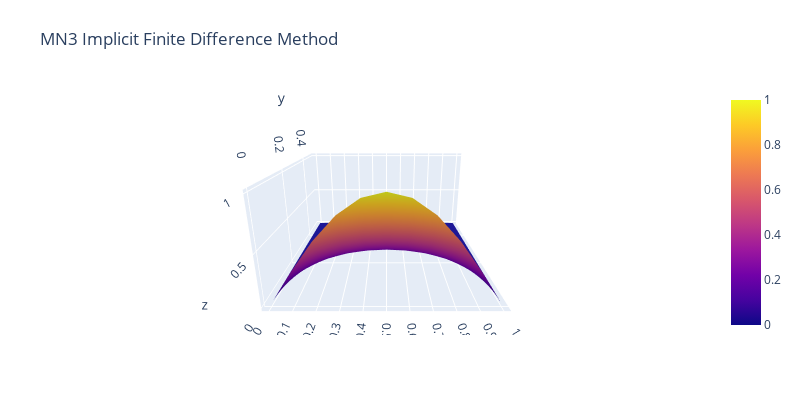

This figure's notebook cell:
### Code cell
x = LinRange(a, b, xn+1)
y = LinRange(t_min, t_max, tn+1)
Z = vector_de_vectores = [vec(S[i, :]) for i in 1:size(S, 1)]
layout = Layout(
    title="MN3 Implicit Finite Difference Method",
    autosize=false,
    width=800,
    height=400,
    margin=attr(l=65, r=50, b=65, t=90),
    scene=attr(
            xaxis_nticks=20,
            zaxis_nticks=4,
            camera_eye=attr(x=0, y=-1.5, z=0.5),
            aspectratio=attr(x=1, y=1, z=0.5)
        )
)
Plot(surface(x=x, y=y, z=Z), layout)

### Figure 1 — Plotly figure (JSON) as saved in the notebook; plotly's stock layout.template omitted (floating-point values rounded to 4 significant figures; data arrays with more than 128 entries replaced by an {"elided": "..."} marker saying what was removed)
{"data": [{"type": "surface", "x": [0, 0.1, 0.2, 0.3, 0.4, 0.5, 0.6, 0.7, 0.8, 0.9, 1], "y": [0, 0.01, 0.02, 0.03, 0.04, 0.05, 0.06, 0.07, 0.08, 0.09, 0.1, 0.11, 0.12, 0.13, 0.14, 0.15, 0.16, 0.17, 0.18, 0.19, 0.2, 0.21, 0.22, 0.23, 0.24, 0.25, 0.26, 0.27, 0.28, 0.29, 0.3, 0.31, 0.32, 0.33, 0.34, 0.35, 0.36, 0.37, 0.38, 0.39, 0.4, 0.41, 0.42, 0.43, 0.44, 0.45, 0.46, 0.47, 0.48, 0.49, 0.5], "z": {"elided": "51x11 float values"}}], "layout": {"autosize": false, "height": 400, "margin": {"b": 65, "l": 65, "r": 50, "t": 90}, "scene": {"aspectratio": {"x": 1, "y": 1, "z": 0.5}, "camera": {"eye": {"x": 0, "y": -1.5, "z": 0.5}}, "xaxis": {"nticks": 20}, "zaxis": {"nticks": 4}}, "title": "MN3 Implicit Finite Difference Method", "width": 800}}
